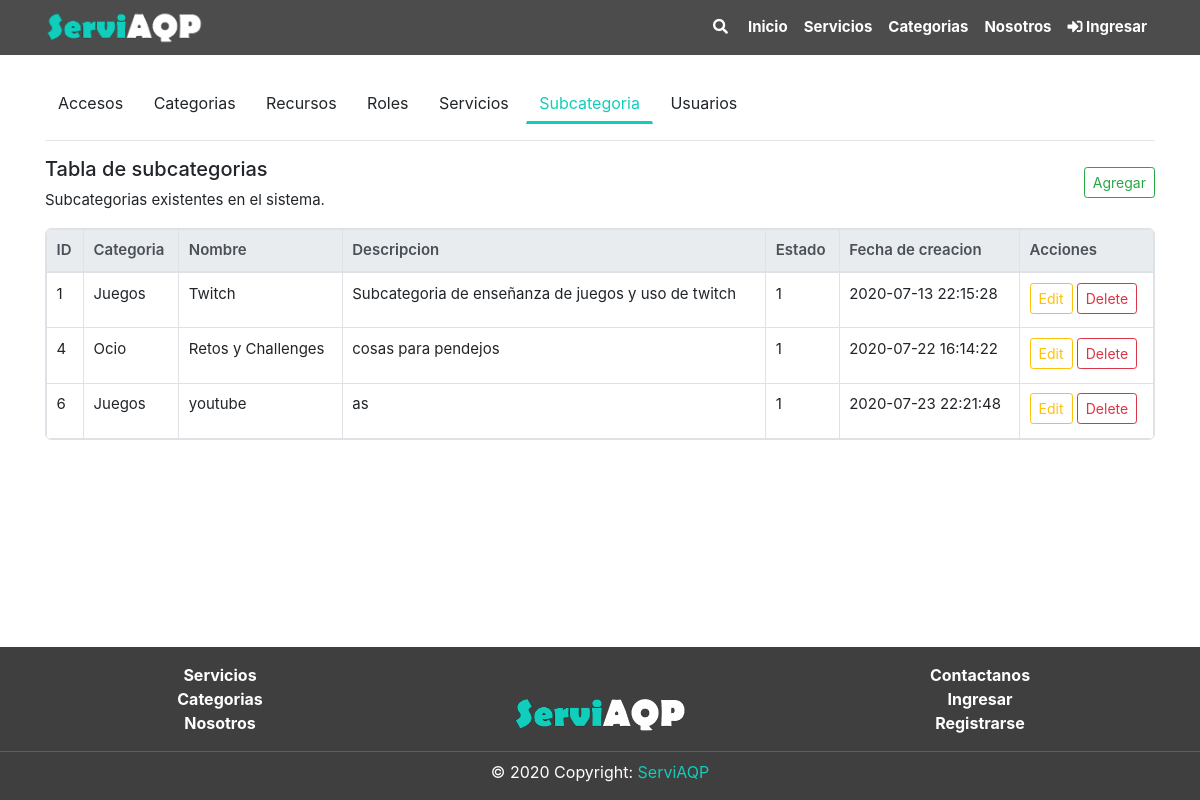
The app's page /subcategorias/index.php, older data.
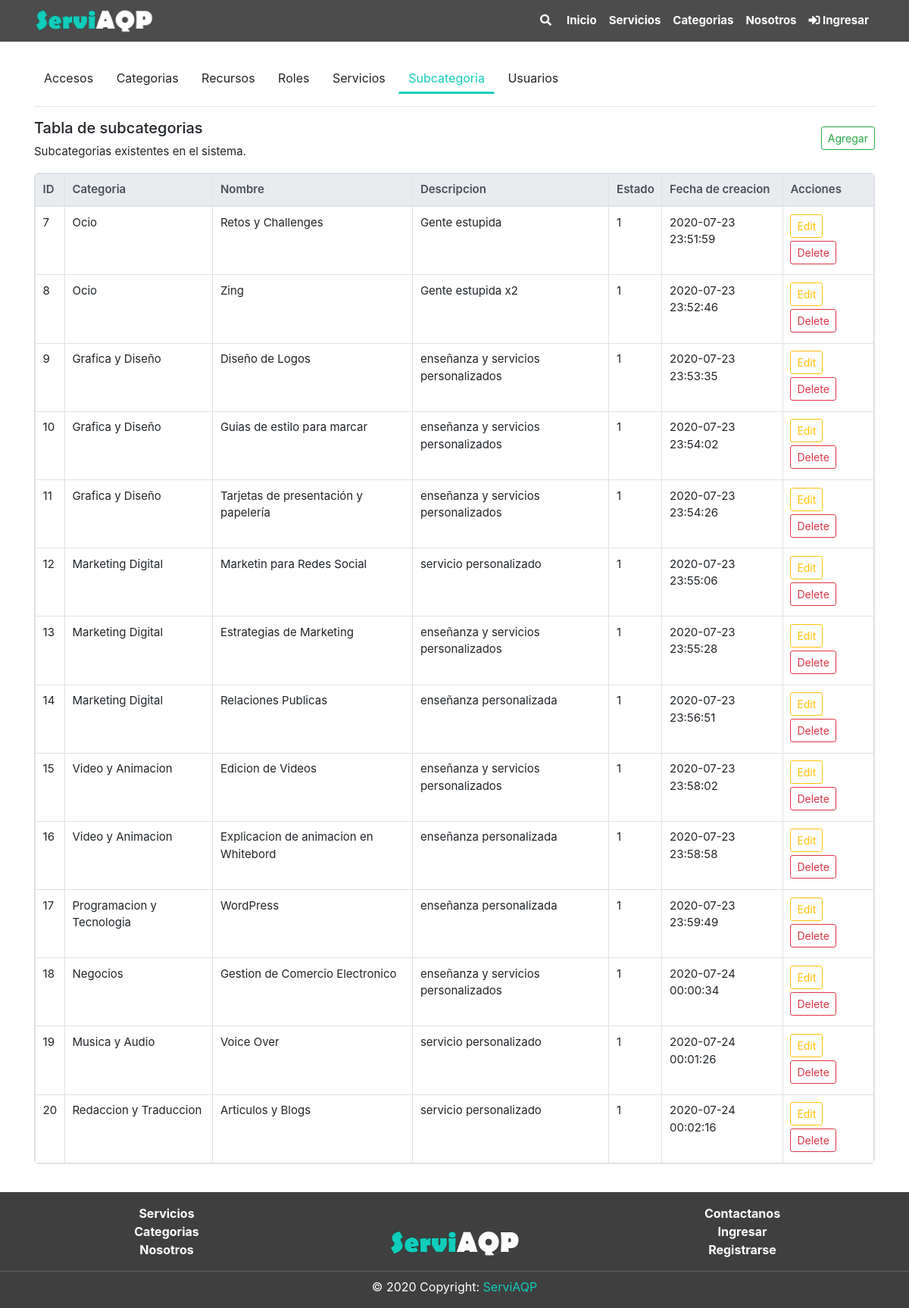
The same page, newer data.
### tables this page shows
CREATE TABLE `subcategoria` (
  `SubCatId` int(11) NOT NULL,
  `SubCatCatId` int(11) NOT NULL,
  `SubCatNom` varchar(50) NOT NULL,
  `SubCatDes` text NOT NULL,
  `SubCatEstReg` int(11) NOT NULL DEFAULT 1,
  `SubCatFecCre` timestamp NOT NULL DEFAULT current_timestamp() ON UPDATE current_timestamp()
);

CREATE TABLE `categoria` (
  `CatId` int(11) NOT NULL,
  `CatNom` varchar(60) NOT NULL,
  `CatDes` text NOT NULL,
  `CatEstReg` int(1) NOT NULL DEFAULT 1,
  `CatFecCre` timestamp NOT NULL DEFAULT current_timestamp() ON UPDATE current_timestamp()
);

### subcategorias/index.php (the view, shortened to what this page needs)
<?php
include("../includes/header.php");
?>
<div class="section">
	<div class="container pt-4">
		<div class="mb-2">
			<?php
			include("../includes/tables_menu.php");
			?>
		</div>
		<hr class="mt-3">
		<div class="mt-3 row">
			<div class="col-10 ">
				<h5>Tabla de subcategorias</h5>
				<p>Subcategorias existentes en el sistema.</p>
			</div>
			<div class="col-2 align-self-center mb-3">
				<?php
				include("crud_subcategoria/add.php");
				?>
			</div>
		</div>
		<div>
			<?php
			$query = "SELECT  `SubCatId`,`CatNom`,`SubCatNom`,`SubCatDes`,`SubCatEstReg`, `SubCatFecCre` FROM\n"
				. "    subcategoria t1\n"
				. "INNER JOIN categoria t2 \n"
				. "    ON t1.SubCatCatId = t2.CatId";
			$resultProduct = mysqli_query($conn, $query);
			if (mysqli_num_rows($resultProduct) > 0) {
			?>
			<div class="table-responsive table-bordered tb">
				<table class='table'>
					<thead class="thead-light">
						<th>ID</th>
						<th>Categoria</th>
						<th>Nombre</th>
						<th>Descripcion</th>
						<th>Estado</th>
						<th>Fecha de creacion</th>
						<th>Acciones</th>
					</thead>
					<tbody>
						<?php
						while ($row = mysqli_fetch_array($resultProduct)) {
						?>
							<tr>
								<td><?php echo $row['SubCatId'] ?></td>
								<td><?php echo $row['CatNom'] ?></td>
								<td><?php echo $row['SubCatNom'] ?></td>
								<td><?php echo $row['SubCatDes'] ?></td>
								<td><?php echo $row['SubCatEstReg'] ?></td>
								<td><?php echo $row['SubCatFecCre'] ?></td>
								<td>
									<button type="button" onclick="edit_subcategoria(<?php echo $row['SubCatId'] ?>)" class="btn btn-outline-warning btn-sm mb-1" data-toggle="modal" data-target="#editModal" data-whatever="@mdo">Edit</button>
									<a href="crud_subcategoria/delete.php?id=<?php echo $row['SubCatId'] ?>" class="btn btn-sm btn-outline-danger mb-1">
										Delete
									</a>
								</td>
							</tr>
						<?php } ?>
					</tbody>
				</table>
			</div>
			<?php } else { ?>
				<p>No hay elementos</p>
			<?php } ?>
		</div>
	</div>
</div>
<?php
include("../includes/footer.php");
?>

Row changes from the older to the newer data that the page shows:
removed subcategoria: SubCatId "1", SubCatCatId.CatNom "Juegos", SubCatNom "Twitch", SubCatDes "Subcategoria de enseñanza de juegos y uso de twitch", SubCatEstReg "1", SubCatFecCre "2020-07-13 22:15:28"
removed subcategoria: SubCatId "4", SubCatCatId.CatNom "Ocio", SubCatNom "Retos y Challenges", SubCatDes "cosas para pendejos", SubCatEstReg "1", SubCatFecCre "2020-07-22 16:14:22"
removed subcategoria: SubCatId "6", SubCatCatId.CatNom "Juegos", SubCatNom "youtube", SubCatDes "as", SubCatEstReg "1", SubCatFecCre "2020-07-23 22:21:48"
added subcategoria: SubCatId "7", SubCatCatId.CatNom "Ocio", SubCatNom "Retos y Challenges", SubCatDes "Gente estupida", SubCatEstReg "1", SubCatFecCre "2020-07-23 23:51:59"
added subcategoria: SubCatId "8", SubCatCatId.CatNom "Ocio", SubCatNom "Zing", SubCatDes "Gente estupida x2", SubCatEstReg "1", SubCatFecCre "2020-07-23 23:52:46"
added subcategoria: SubCatId "9", SubCatCatId.CatNom "Grafica y Diseño", SubCatNom "Diseño de Logos", SubCatDes "enseñanza y servicios personalizados", SubCatEstReg "1", SubCatFecCre "2020-07-23 23:53:35"
added subcategoria: SubCatId "10", SubCatCatId.CatNom "Grafica y Diseño", SubCatNom "Guias de estilo para marcar", SubCatDes "enseñanza y servicios personalizados", SubCatEstReg "1", SubCatFecCre "2020-07-23 23:54:02"
added subcategoria: SubCatId "11", SubCatCatId.CatNom "Grafica y Diseño", SubCatNom "Tarjetas de presentación y papelería", SubCatDes "enseñanza y servicios personalizados", SubCatEstReg "1", SubCatFecCre "2020-07-23 23:54:26"
added subcategoria: SubCatId "12", SubCatCatId.CatNom "Marketing Digital", SubCatNom "Marketin para Redes Social", SubCatDes "servicio personalizado", SubCatEstReg "1", SubCatFecCre "2020-07-23 23:55:06"
added subcategoria: SubCatId "13", SubCatCatId.CatNom "Marketing Digital", SubCatNom "Estrategias de Marketing", SubCatDes "enseñanza y servicios personalizados", SubCatEstReg "1", SubCatFecCre "2020-07-23 23:55:28"
added subcategoria: SubCatId "14", SubCatCatId.CatNom "Marketing Digital", SubCatNom "Relaciones Publicas", SubCatDes "enseñanza personalizada", SubCatEstReg "1", SubCatFecCre "2020-07-23 23:56:51"
added subcategoria: SubCatId "15", SubCatCatId.CatNom "Video y Animacion", SubCatNom "Edicion de Videos", SubCatDes "enseñanza y servicios personalizados", SubCatEstReg "1", SubCatFecCre "2020-07-23 23:58:02"
added subcategoria: SubCatId "16", SubCatCatId.CatNom "Video y Animacion", SubCatNom "Explicacion de animacion en Whitebord", SubCatDes "enseñanza personalizada", SubCatEstReg "1", SubCatFecCre "2020-07-23 23:58:58"
added subcategoria: SubCatId "17", SubCatCatId.CatNom "Programacion y Tecnologia", SubCatNom "WordPress", SubCatDes "enseñanza personalizada", SubCatEstReg "1", SubCatFecCre "2020-07-23 23:59:49"
added subcategoria: SubCatId "18", SubCatCatId.CatNom "Negocios", SubCatNom "Gestion de Comercio Electronico", SubCatDes "enseñanza y servicios personalizados", SubCatEstReg "1", SubCatFecCre "2020-07-24 00:00:34"
added subcategoria: SubCatId "19", SubCatCatId.CatNom "Musica y Audio", SubCatNom "Voice Over", SubCatDes "servicio personalizado", SubCatEstReg "1", SubCatFecCre "2020-07-24 00:01:26"
added subcategoria: SubCatId "20", SubCatCatId.CatNom "Redaccion y Traduccion", SubCatNom "Articulos y Blogs", SubCatDes "servicio personalizado", SubCatEstReg "1", SubCatFecCre "2020-07-24 00:02:16"
